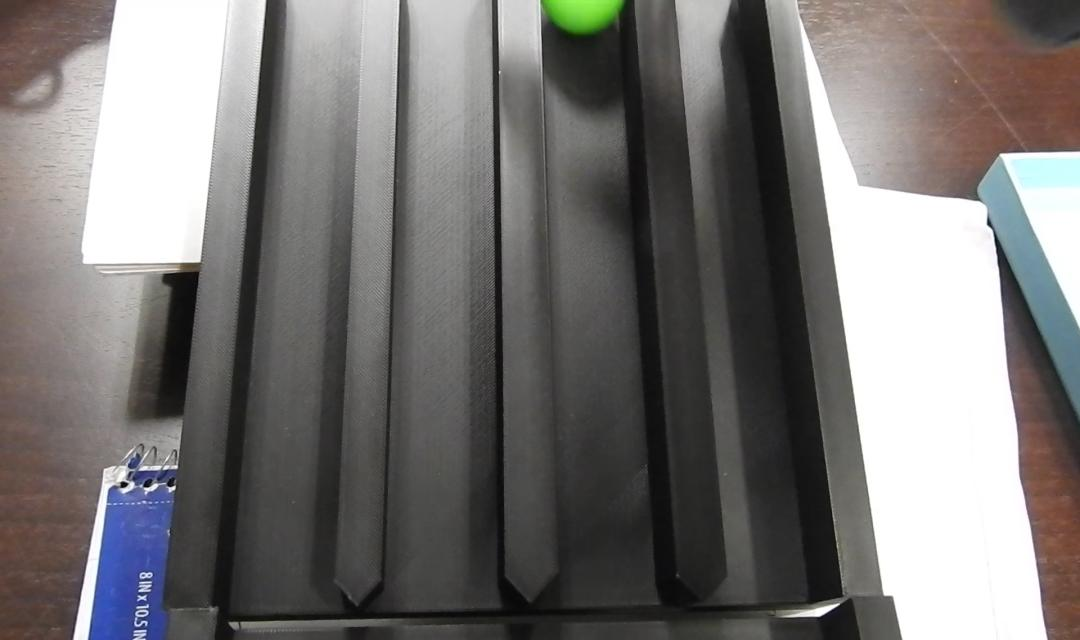
#> input picture backend/mock_backend/miniball/dataset/images/train/miniball_100_jpg.rf.737145c6bb714cdc39bf38e28c8ea8eb.jpg, 1080 x 640 px
$ python -i clustering.py   (imports and definitions only)
#> lines starting #> are read from the running program, lines starting #| are printed output that depends on the picture; after the words box and inside, x2 and y2 are one past the last pixel; in counts of white or black regions, pixels touching at a corner belong together
'''
Clustering  -   Logan Kelsch 3/2/25
This file will contain all counting models that use clustering.
'''

#NOTE all clustering models are required to have identical class functionality
#contain exact parameterizing for identical function names

import cv2
from typing import Literal


class contour():
	'''
	### info: ###
	The contour method will utilize CV2's contour functionality.
	'''
	def __init__(
		self
	):
		pass

	def count(
		self,
		image	:	any
	):

		#convert to gray
		gray = cv2.cvtColor(image, cv2.COLOR_RGB2GRAY)
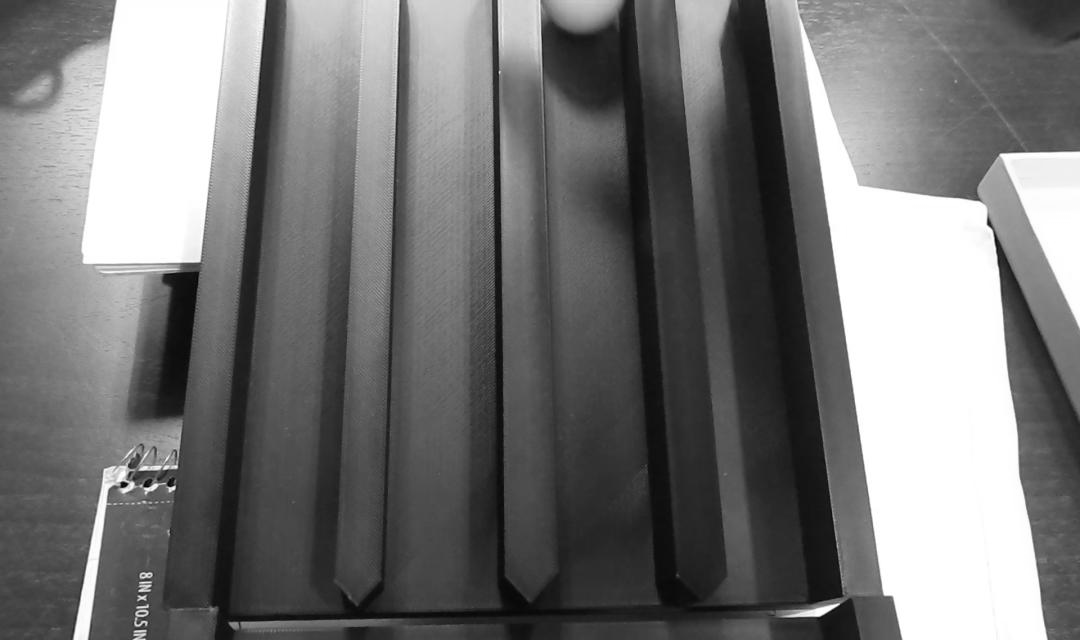
#> gray: shape (640, 1080); min 0, max 255, mean 117.5

		#get binary thresh of the image
		ret, thresh = cv2.threshold(gray, 50, 255, cv2.THRESH_BINARY)
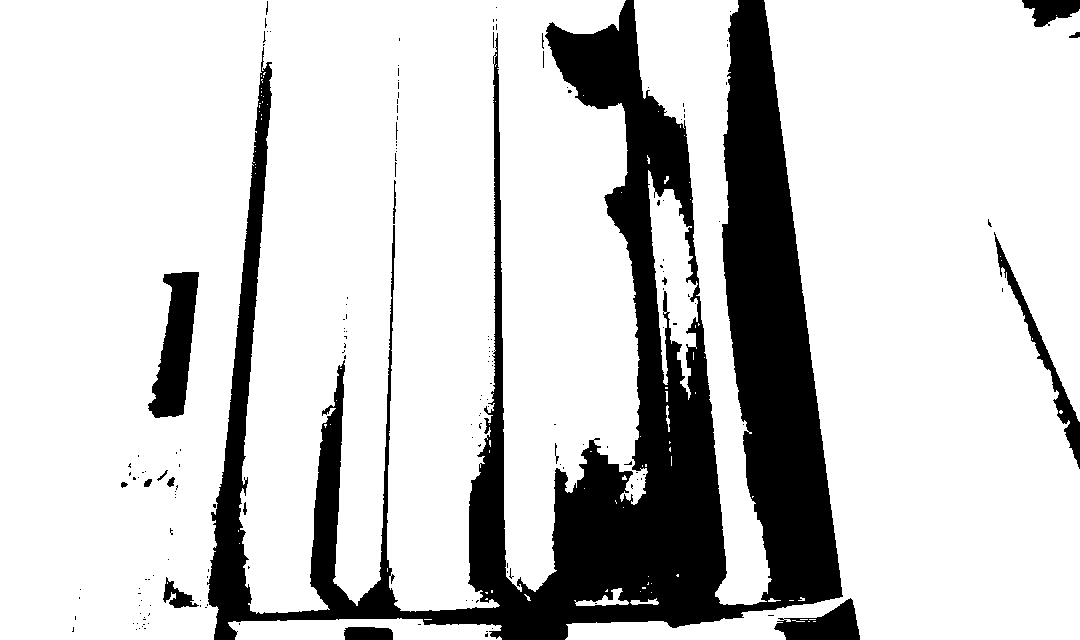
#> thresh: shape (640, 1080); 80.5% white; 175 black regions (159 under 20 px)

		#detect the countours on the binary image using cv2. chain approximate none
		contours, hierarchy = cv2.findContours(
			image=thresh,
			mode=cv2.RETR_TREE,
			method=cv2.CHAIN_APPROX_NONE
		)
#> contours = 285 contours, 252 with area under 20; largest, box (x1, y1, x2, y2) and area: (0, 0, 648, 640) 344867, (565, 0, 1080, 640) 174873, (634, 0, 772, 605) 25676, (648, 170, 698, 400) 5367, (147, 271, 200, 419) 4419

#> (the run stopped early here; a loop or call above may not have finished)

$ run again, on backend/mock_backend/miniball/dataset/images/train/miniball_18_jpg.rf.05da4df24ab90e4cfd1339ed795fbdf1.jpg
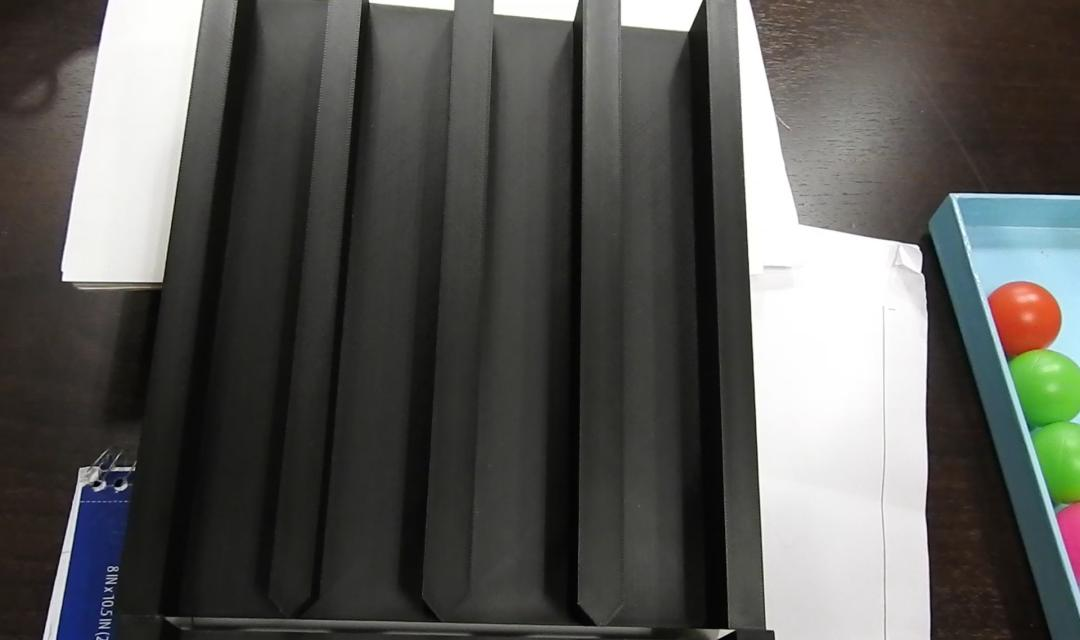
#> input picture backend/mock_backend/miniball/dataset/images/train/miniball_18_jpg.rf.05da4df24ab90e4cfd1339ed795fbdf1.jpg, 1080 x 640 px
#> in count, `gray = cv2.cvtColor(image, cv2.COLOR_RGB2GRAY)`:
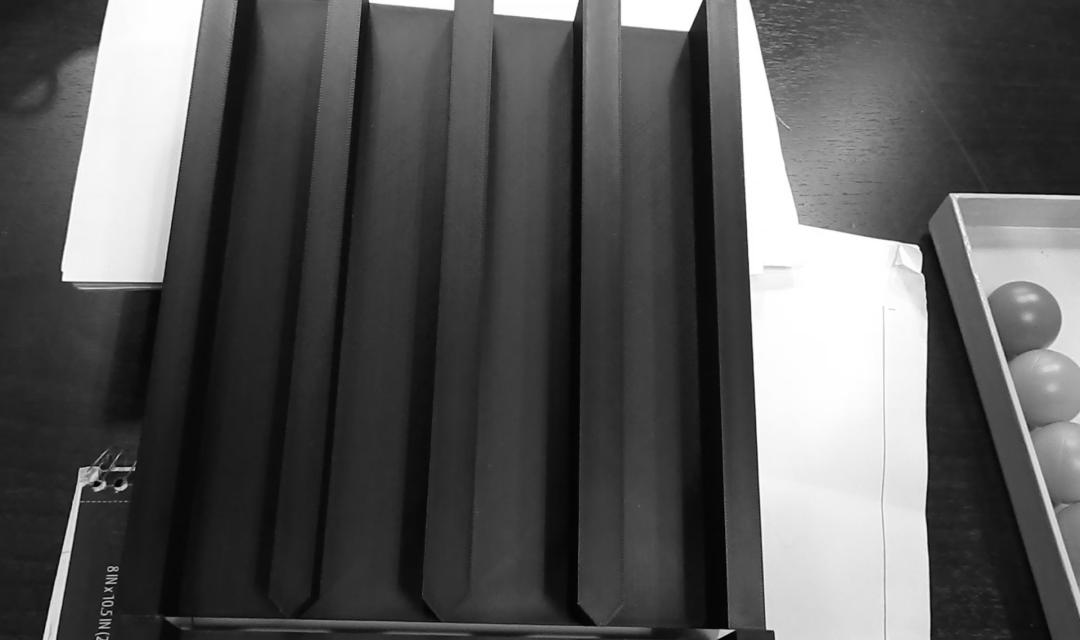
#> gray: shape (640, 1080); min 0, max 255, mean 88
#> in count, `ret, thresh = cv2.threshold(gray, 50, 255, cv2.THRESH_BINARY)`:
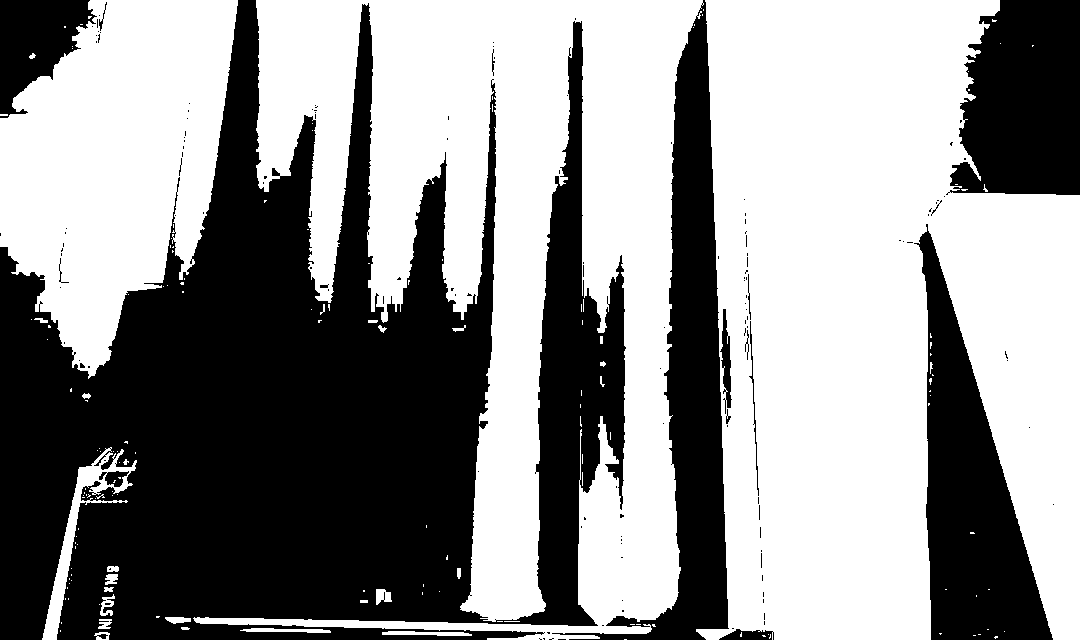
#> thresh: shape (640, 1080); 56.7% white; 142 black regions (124 under 20 px)
#> contours = 342 contours, 298 with area under 20; largest, box (x1, y1, x2, y2) and area: (696, 0, 1080, 640) 182404, (193, 0, 704, 640) 141798, (0, 0, 238, 379) 58246, (42, 447, 137, 640) 2891, (719, 308, 733, 409) 698

$ run again, on backend/mock_backend/miniball/dataset/images/train/miniball_39_jpg.rf.e7886c817452f28c2fa16b81c2e09e93.jpg
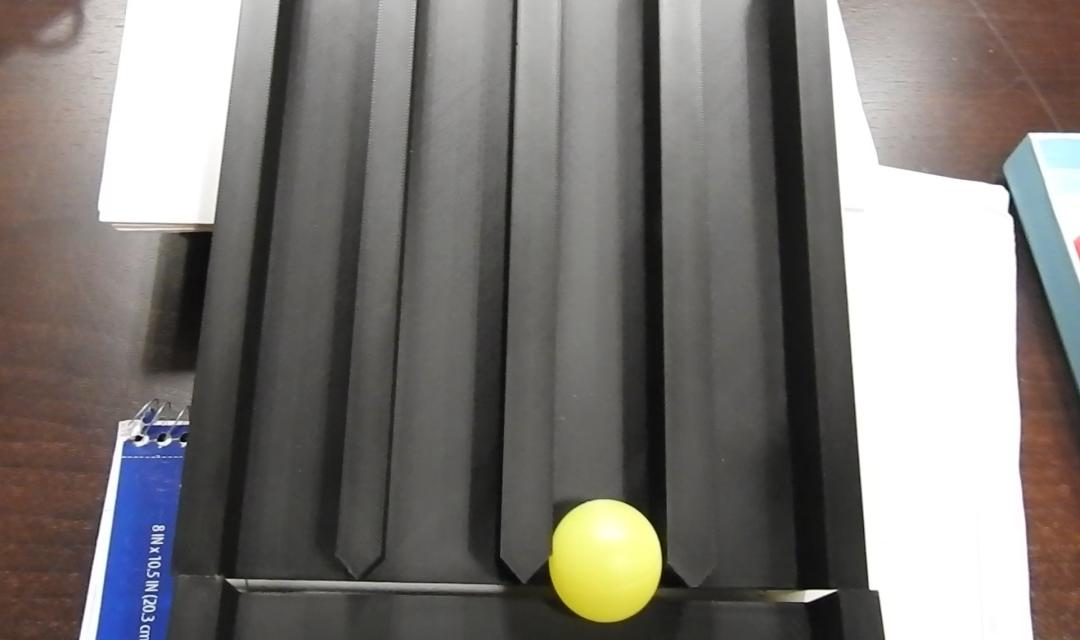
#> input picture backend/mock_backend/miniball/dataset/images/train/miniball_39_jpg.rf.e7886c817452f28c2fa16b81c2e09e93.jpg, 1080 x 640 px
#> in count, `gray = cv2.cvtColor(image, cv2.COLOR_RGB2GRAY)`:
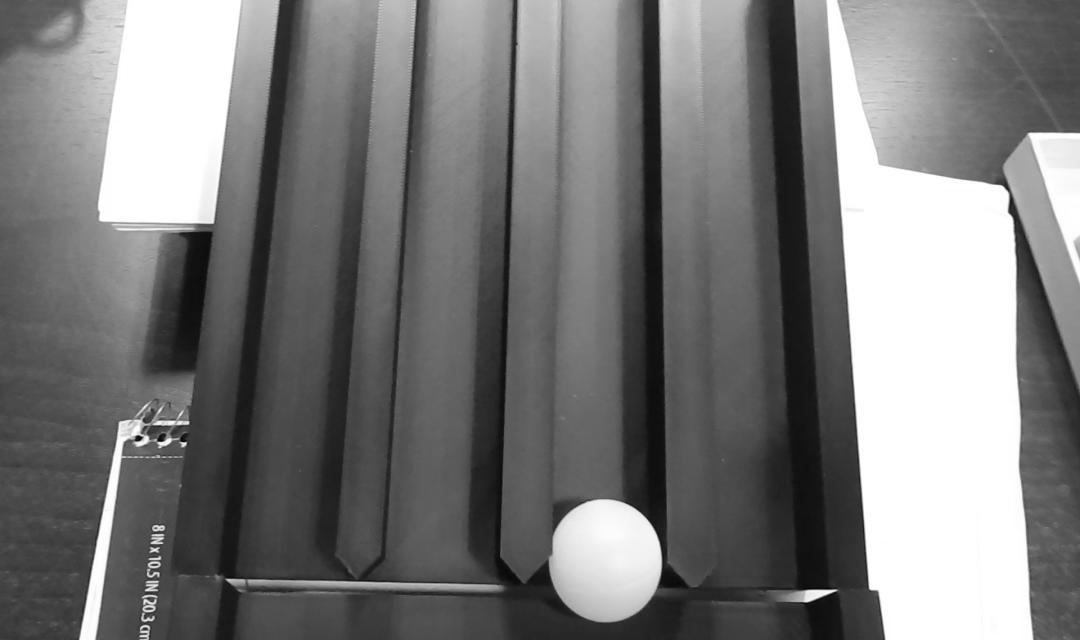
#> gray: shape (640, 1080); min 1, max 255, mean 121.8
#> in count, `ret, thresh = cv2.threshold(gray, 50, 255, cv2.THRESH_BINARY)`:
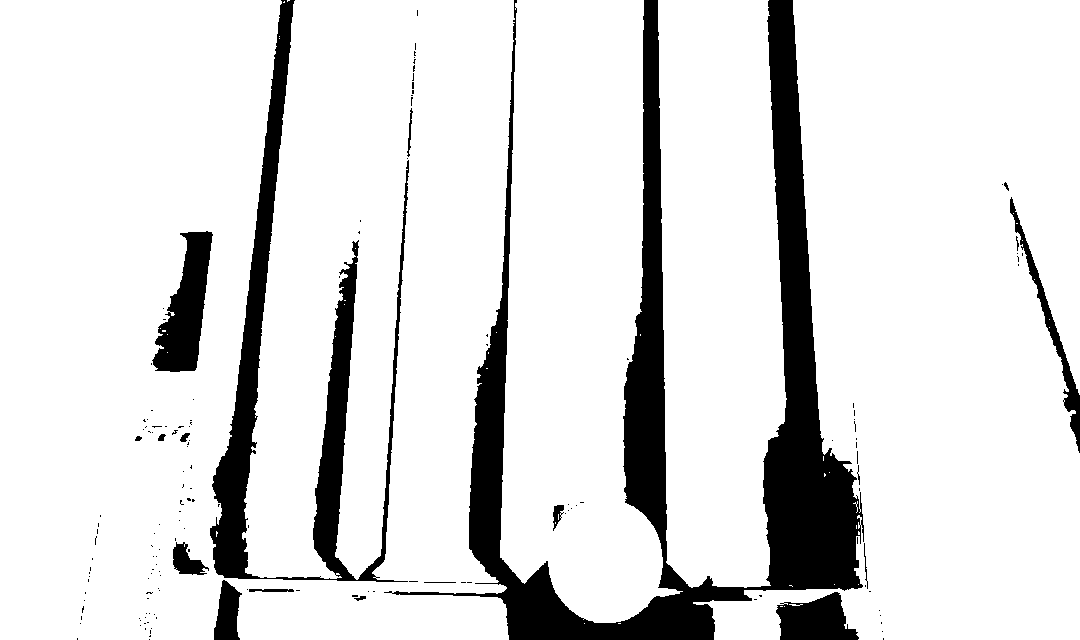
#> thresh: shape (640, 1080); 87% white; 156 black regions (137 under 20 px)
#> contours = 213 contours, 190 with area under 20; largest, box (x1, y1, x2, y2) and area: (0, 0, 515, 640) 292434, (693, 0, 1080, 640) 166430, (500, 0, 683, 623) 78604, (658, 0, 787, 588) 64366, (151, 230, 214, 373) 4798
